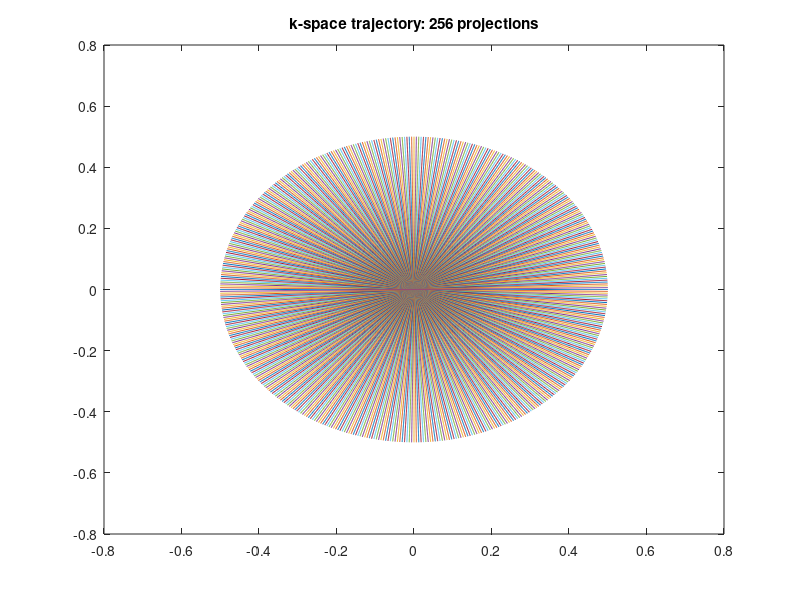

Recreate this plot in MATLAB. (Note: this script raises an error after producing the figure.)
%% Radial Regridding

clear all; close all; clc;

%% add bin to path
addpath ../bin

%% Load data
load kspaceRadial.mat;

kspace = kspace(:,:);
%% Radial Sampling Pattern
[numSamplesOnSpoke, numSpokes] = size(kspace);

rho=linspace(-0.5,0.5,numSamplesOnSpoke)';
theta = [0:pi/numSpokes:pi-pi/numSpokes];

for ii = 1:length(theta)
    k(:,ii) = rho*exp(-j*theta(ii));
end
figure, plot(k), title(['k-space trajectory: ', num2str(numSpokes), ' projections']);

% Calculate density compensation function
w = abs(rho);
w = repmat(w, 1, numSpokes);

%% Perform Regridding with Kaiser Besser Kernel 64
osf = 1; % 1 or 2
wg = 3;  % 3 to 7
tic
[imgRegrid_kb,kernel] = gridkb(kspace,k,w,64,osf,wg,'image');
toc
figure, imshow(abs(flipud(imgRegrid_kb)),[]);

%% MatlabTest_8SK3w32
osf=1
 kspace_test = ([0.0046-0.0021i]);
 wg = 3;
 k_test = ([0.25-0.4330i]);
 w_test = ([1]);
 
[imgRegrid_kb,kernel] = gridkb(kspace_test,k_test,w_test,32,osf,wg,'image');
 figure, imshow(abs(flipud(imgRegrid_kb)),[]);
%% Perform Regridding with Kaiser Besser Kernel 128
kspace2 = kspace;
osf = 1;
wg = 3;
tic
[imgRegrid_kb,kernel] = gridkb(kspace2,k,w,128,osf,wg,'image');
toc
figure, imshow(abs(fliplr((imgRegrid_kb))),[]);
%% Perform Regridding with Kaiser Besser Kernel 128, own deapo
kspace2 = kspace;
osf = 1;
wg = 3;
tic
[imgRegrid_kb,kernel] = gridkb(kspace2,k,w,128,osf,wg,'deappo');
toc

% alternative deappo
kspace_de = [1];
k_de = [0];
w_de = [1];
[deapo,kernel_deapo] = gridkb(kspace_de,k_de,w_de,128,osf,wg,'deappo');
figure, imshow(abs(flipud((deapo(:,:,65)))),[]);

imgRegrid_kb = imgRegrid_kb ./ abs(deapo);

figure, imshow(abs(fliplr((imgRegrid_kb(:,:,65)))),[]);

%% Test FFT output
osf=1
 kspace_test = ([1]);
 wg = 3;
 k_test = ([0]);
 w_test = ([1]);
 
[imgRegrid_kb,kernel] = gridkb(kspace_test,k_test,w_test,128,osf,wg,'image');
figure, imshow(abs(flipud(imgRegrid_kb)),[]);

%% Kernel of Size 5 test
osf=1;
kspace_test = ([0.5+0.5i,0.7+1i,1+1i,1+1i,1+1i]);
wg = 5;
sw = 5;
k_test = ([-0.3+0.2i,-0.1,0,0.5,0.3+0.3i]);
w_test = ([1,1,1,1,1]);
 
[imgRegrid_kb,kernel] = gridkb(kspace_test,k_test,w_test,10,osf,wg,sw,'image');
figure, imshow(abs(flipud(imgRegrid_kb)),[]);